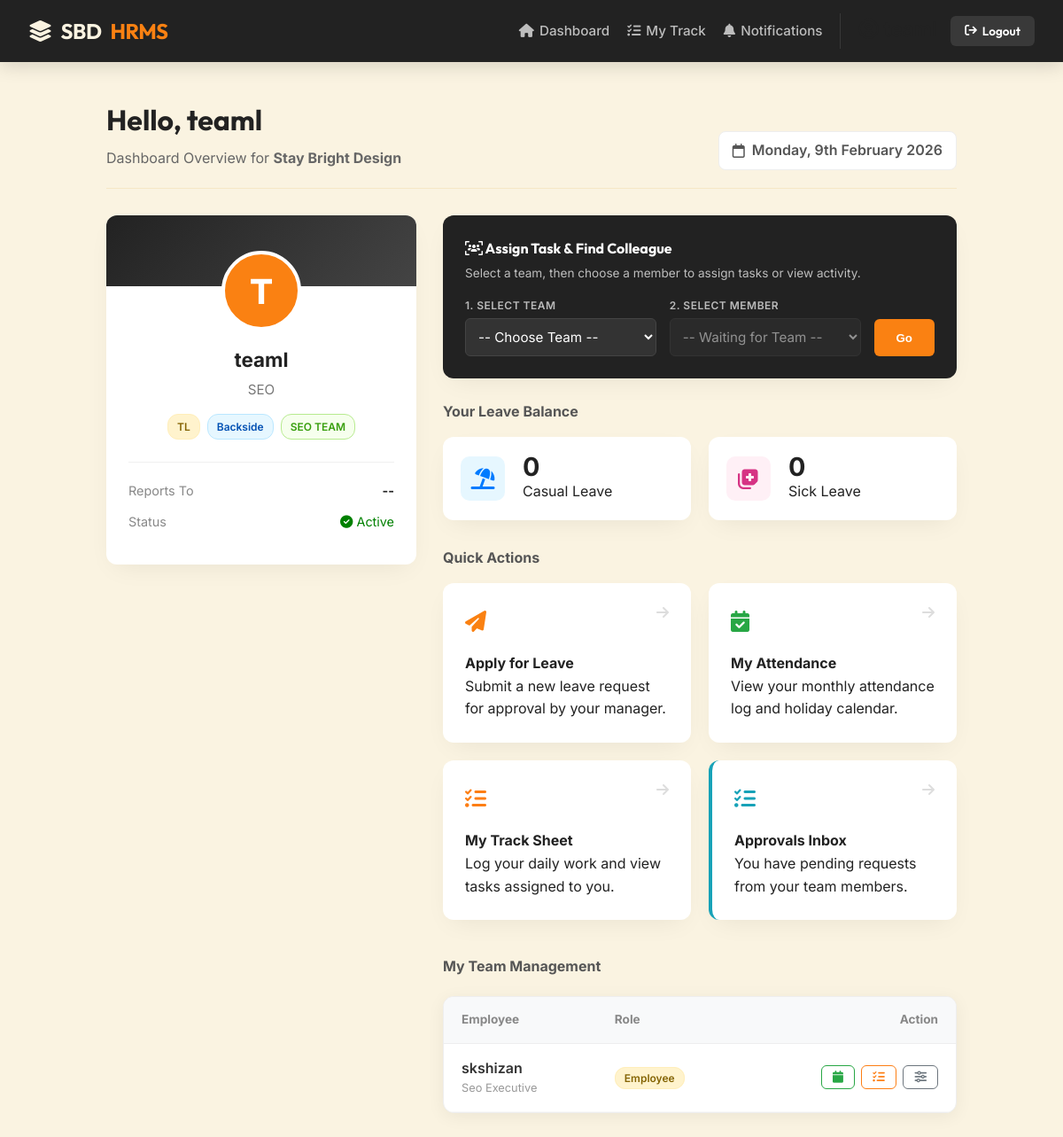
The app's page / (signed in), older data.
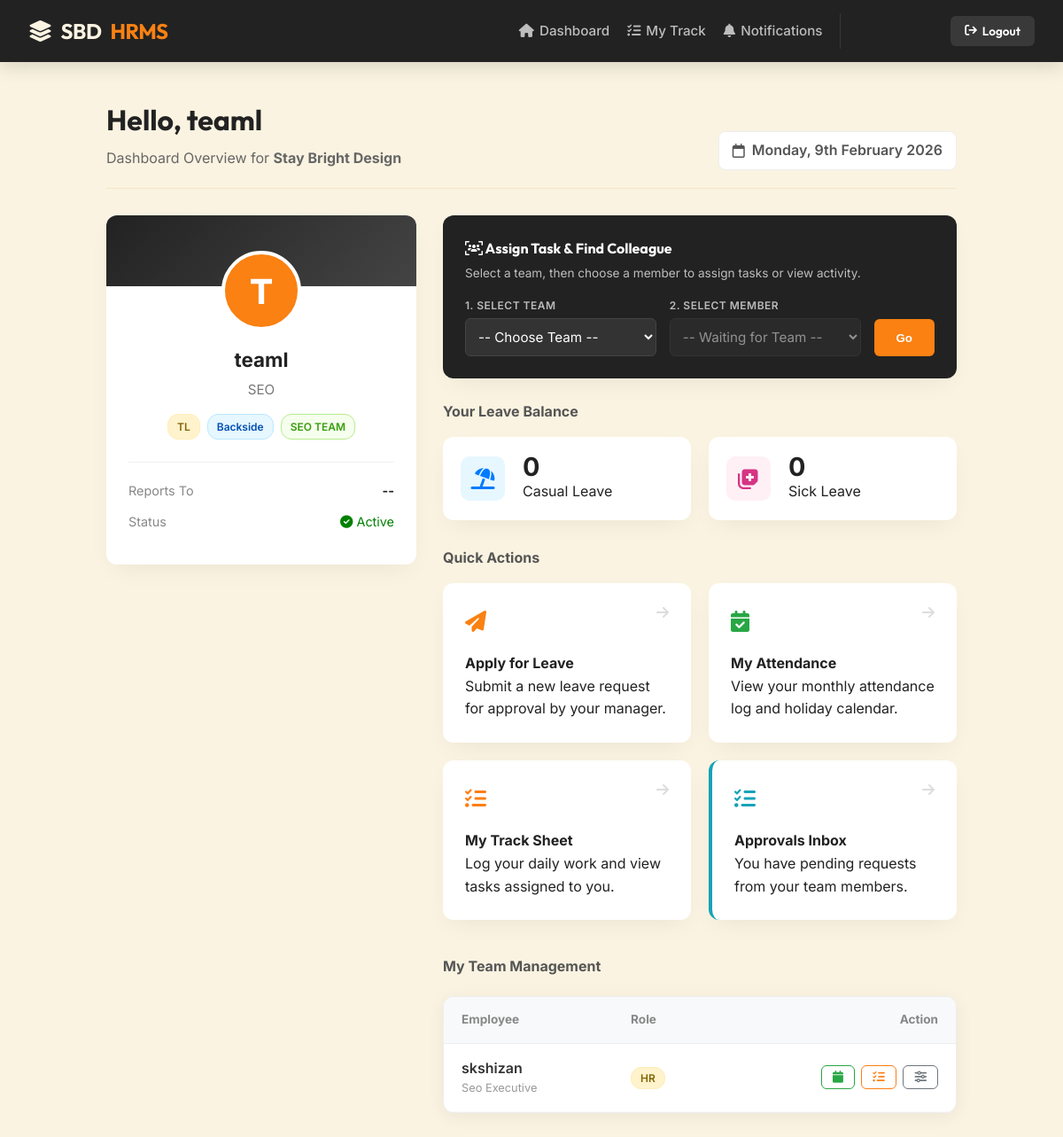
The same page, newer data.
### accounts/models.py (models this page shows, shortened)
class User(AbstractUser):
    SECTION_CHOICES = (
        ('Frontside', 'Frontside'),
        ('Backside', 'Backside'),
        ('Management', 'Management'),
    )
    ROLE_CHOICES = (
        ('Director', 'Director'),
        ('Manager', 'Manager'),
        ('TL', 'Team Leader'),
        ('Employee', 'Employee'),
        ('HR', 'HR'),
    )
    company = models.ForeignKey(Company, on_delete=models.CASCADE, null=True, blank=True)
    team = models.ForeignKey(Team, on_delete=models.SET_NULL, null=True, blank=True, related_name='members')
    section = models.CharField(max_length=20, choices=SECTION_CHOICES, null=True, blank=True)
    role = models.CharField(max_length=20, choices=ROLE_CHOICES, default='Employee')
    designation = models.CharField(max_length=100, null=True, blank=True)
    monthly_salary = models.DecimalField(max_digits=10, decimal_places=2, default=0.00)
    esi_percentage = models.DecimalField(max_digits=5, decimal_places=2, default=0.75, help_text="Percentage (e.g., 0.75)")
    professional_tax = models.DecimalField(max_digits=10, decimal_places=2, default=0.00, help_text="Fixed Amount (e.g., 120)")
    otp = models.CharField(max_length=6, null=True, blank=True)
    is_approved = models.BooleanField(default=False)
    reports_to = models.ForeignKey('self', on_delete=models.SET_NULL, null=True, blank=True, related_name='subordinates')

### dashboard/views.py (the view)
# urls.py: path('', dash_views.dashboard, name='dashboard'), # Root URL
@login_required
def dashboard(request):
    user = request.user
    if not user.is_approved:
        return render(request, 'dashboard/pending.html')
    if user.role == 'HR':
        return redirect('hr_dashboard')
    else:
        my_team_members = User.objects.none()
        if user.role in ['Manager', 'TL']:
            my_team_members = User.objects.filter(
                Q(reports_to=user) | Q(team=user.team)
            ).filter(is_approved=True).exclude(id=user.id).distinct()
        teams = Team.objects.filter(company=user.company)
        all_colleagues = User.objects.filter(
            company=user.company,
            is_approved=True
        ).exclude(id=user.id).select_related('team')
        tasks_i_assigned = TaskItem.objects.filter(
            assigned_by=user,
            sender_archived=False
        ).select_related('track_sheet', 'track_sheet__user').order_by('-track_sheet__date')[:10]
        return render(request, 'dashboard/employee_dashboard.html', {
            'my_team_members': my_team_members,
            'teams': teams,
            'all_colleagues': all_colleagues,
            'tasks_i_assigned': tasks_i_assigned
        })

### templates/dashboard/employee_dashboard.html (shortened to what the changed rows need)
{% extends 'base.html' %}
{% block content %}
<div class="welcome-banner">
    <div class="welcome-text">
        <h2>Hello, {{ user.username }}</h2>
    </div>
</div>
<div class="dashboard-container">
    <div class="right-content">
        {% if my_team_members %}
            <div class="team-manage-card">
                <table class="team-table">
                    <thead>
                        <tr>
                            <th>Employee</th>
                            <th>Role</th>
                            <th style="text-align: right;">Action</th>
                        </tr>
                    </thead>
                    <tbody>
                        {% for member in my_team_members %}
                            <tr>
                                <td>
                                    <div style="font-weight: 600; color: #333;">{{ member.username }}</div>
                                    <div style="font-size: 0.8rem; color: #999;">{{ member.designation }}</div>
                                </td>
                                <td>
                                    <span class="pill pill-role">
                                        {{ member.role }}
                                    </span>
                                </td>
                                <td style="text-align: right;">
                                    <a href="{% url 'view_attendance' member.id %}" style="text-decoration:none;" title="Calendar">
                                        <button class="btn-view-cal"><i class="fa-solid fa-calendar"></i></button>
                                    </a>
                                    <a href="{% url 'track_sheet' member.id %}" style="text-decoration:none;" title="Track Sheet">
                                        <button class="btn-view-track"><i class="fa-solid fa-list-check"></i></button>
                                    </a>
                                    <a href="{% url 'manage_quota' member.id %}" style="text-decoration:none;" title="Manage Quota">
                                        <button class="btn-view-quota"><i class="fa-solid fa-sliders"></i></button>
                                    </a>
                                </td>
                            </tr>
                        {% endfor %}
                    </tbody>
                </table>
            </div>
        {% endif %}
    </div>
</div>
{% endblock %}

Row changes from the older to the newer data that the page shows:
changed User "skshizan": role "Employee" → "HR"
